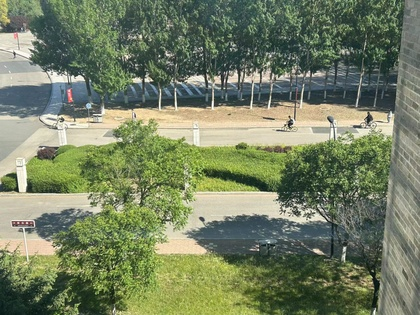
%> input picture MATLAB/class/shuzituxiangchuli/img/malu.jpg, 420 x 315 px, shrunk from 1702 x 1276 before the run
$ octave hough0517.m   (GNU Octave 9; MATLAB toolbox functions it lacks are replaced by stand-ins)
%> lines starting %> are read from the running program, lines starting %| are printed output that depends on the picture; in (x1, y1, x2, y2) boxes, pixels count from 0 and x2, y2 are one past the last pixel; in counts of white or black regions, pixels touching at a corner belong together; the program's own positions count from 1
clc;clf;clear;close all;addpath('img\');
I = imread('malu.jpg');
%> I is the input picture: size 315x420x3 uint8; mean R, G, B 117, 127.8, 98.7
BW = im2bw(I);
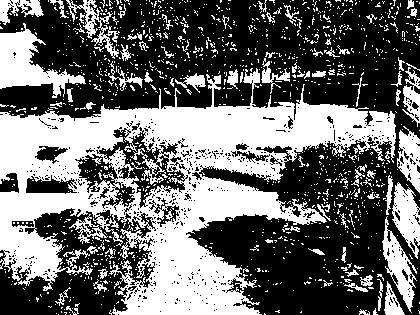
%> BW: size 315x420 logical; 42.3% white; 1268 white regions (1179 under 20 px), largest, box (x1, y1, x2, y2) and area: (0, 68, 396, 315) 39913, (0, 23, 86, 98) 2583, (382, 216, 417, 313) 1193
BW = edge(BW, 'canny');
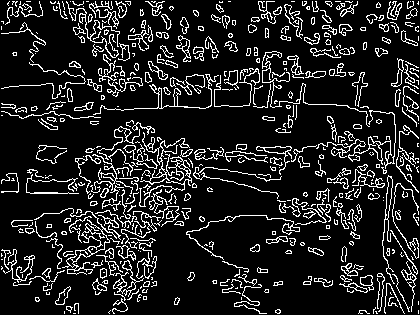
%> BW: size 315x420 logical; 13.4% white in thin lines or dots
[H, T, R] = hough(BW);
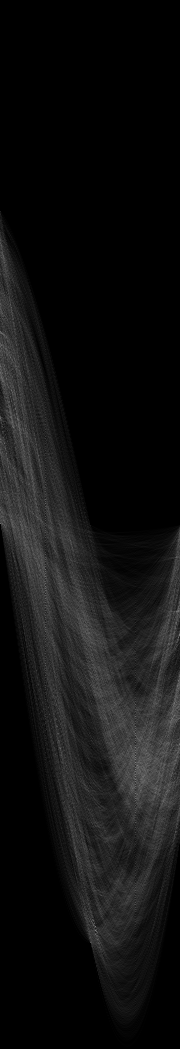
%> H: size 1049x180 double; min 0, max 133, mean 16.9
%> T = 180 values from -90 to 89; R = 1049 values from -524 to 524

figure;
imshow(H, [], 'XData', T, 'YData', R, 'InitialMagnification', 'fit');
xlabel('\theta'), ylabel('\rho');
axis on, axis normal, hold on;

P = houghpeaks(H, 10, 'threshold', ceil(0.3 * max(H(:))));
%> P = [931 96; 766 138; 748 136; 719 173; 635 180; 780 136; 794 136; 745 180; 704 175; 681 179]
x = T(P(:,2));
%> x = [5 47 45 82 89 45 45 89 84 88]
y = R(P(:,1));
%> y = [406 241 223 194 110 255 269 220 179 156]
plot(x, y, 's', 'color', 'white');
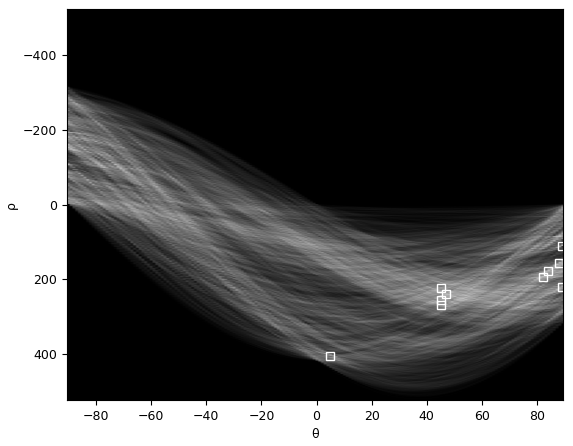
%> figure redrawn from the program's plot data

lines = houghlines(BW, T, R, P, 'FillGap', 5, 'MinLength', 7);
%> lines = 77 lines; longest, point1 to point2 (x, y): (140, 243) to (171, 212), (147, 218) to (177, 218), (133, 207) to (113, 226), (134, 152) to (159, 152), (82, 255) to (64, 272), (118, 245) to (133, 230)

figure;
imshow(BW), hold on
max_len = 0;
Len = zeros(length(lines), 1); % 预定义长度数组以避免动态分配

for k = 1:length(lines)
    xy = [lines(k).point1; lines(k).point2];
    plot(xy(:,1), xy(:,2), 'LineWidth', 2, 'Color', 'green');
    plot(xy(1,1), xy(1,2), 'x', 'LineWidth', 2, 'Color', 'yellow');
    plot(xy(2,1), xy(2,2), 'x', 'LineWidth', 2, 'Color', 'red');

    len = norm(lines(k).point1 - lines(k).point2);
    Len(k) = len;

    if len > max_len
        max_len = len;
        xy_long = xy;
    end
end
%> this loop made 77 passes
%> (len, max_len, xy_long) on passes 1, 3, 11, 15, 49: (8, 8, [382 299; 382 307]), (10, 10, [384 277; 384 287]), (19.1, 19.1, [275 75; 261 88]), (27.59, 27.59, [133 207; 113 226]), (43.84, 43.84, [140 243; 171 212])
%> (xy, len) on passes 2, 4, 5, 6, 7, 8: ([383 290; 383 297], 7), ([388 232; 388 241], 9), ([389 221; 389 230], 9), ([400 94; 400 101], 7), ([402 71; 402 81], 10), ([403 61; 403 68], 7)
%> after the loop, Len = 77 values, max 43.84 at index 49, min 7 at index 2, mean 12.59

plot(xy_long(:,1), xy_long(:,2), 'LineWidth', 2, 'Color', 'blue');
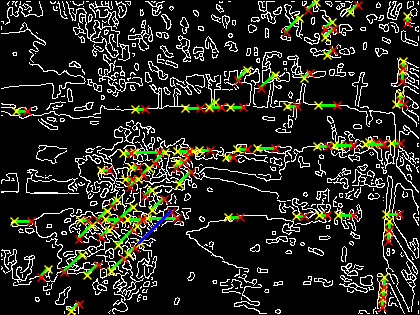
%> figure redrawn from the program's plot data

[L1, Index1] = max(Len(:));
%> L1 = 43.84; Index1 = 49
Len(Index1) = 0;
[L2, Index2] = max(Len(:));
%> L2 = 30; Index2 = 57

x1 = [lines(Index1).point1(1); lines(Index1).point2(1)];
%> x1 = [140; 171]
y1 = [lines(Index1).point1(2); lines(Index1).point2(2)];
%> y1 = [243; 212]
x2 = [lines(Index2).point1(1); lines(Index2).point2(1)];
%> x2 = [147; 177]
y2 = [lines(Index2).point1(2); lines(Index2).point2(2)];
%> y2 = [218; 218]

K1 = (lines(Index1).point1(2) - lines(Index1).point2(2)) / (lines(Index1).point1(1) - lines(Index1).point2(1));
%> K1 = -1
K2 = (lines(Index2).point1(2) - lines(Index2).point2(2)) / (lines(Index2).point1(1) - lines(Index2).point2(1));
%> K2 = 0

hold on
[m, n] = size(BW);
%> m = 315; n = 420
BW1 = zeros(m, n);

b1 = y1(1) - K1 * x1(1);
%> b1 = 383
b2 = y2(1) - K2 * x2(1);
%> b2 = 218

for x = 1:n
    for y = 1:m
        if y == round(K1 * x + b1) || y == round(K2 * x + b2)
            BW1(y, x) = 1;
        end
    end
end
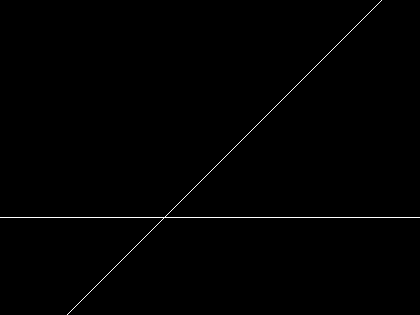
%> BW1: size 315x420 double; values 0 (black) and 1 (white), 0.55% white in thin lines or dots

for x = 1:n
    for y = 1:m
        if ceil(K1 * x + b1) == ceil(K2 * x + b2)
            y1 = round(K1 * x + b1);
            BW1(1:y1-1, :) = 0;
        end
    end
end
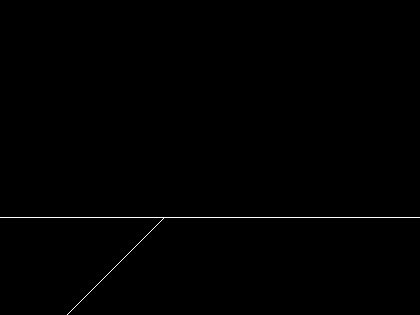
%> BW1: size 315x420 double; values 0 (black) and 1 (white), 0.39% white in thin lines or dots, all inside (x1, y1, x2, y2) = (0, 217, 420, 315)
%> after the loop, y1 = 218

figure;
imshow(BW1);
